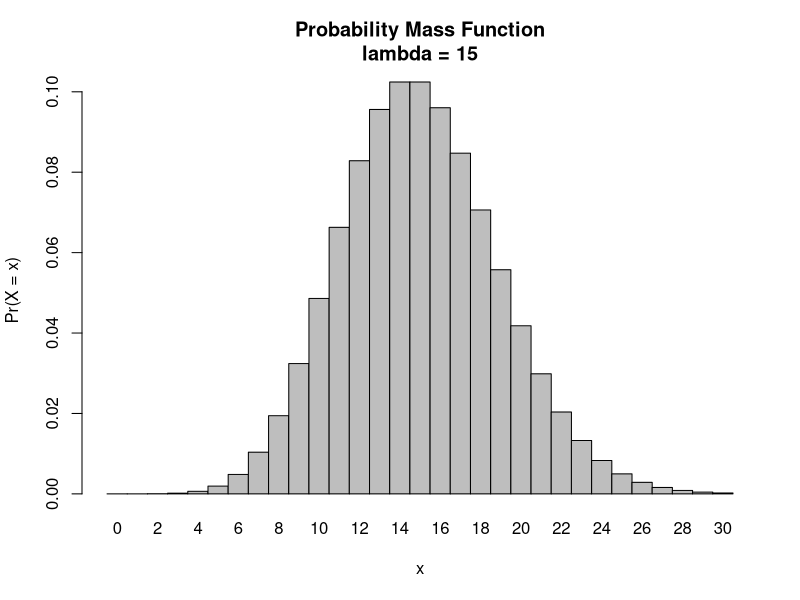
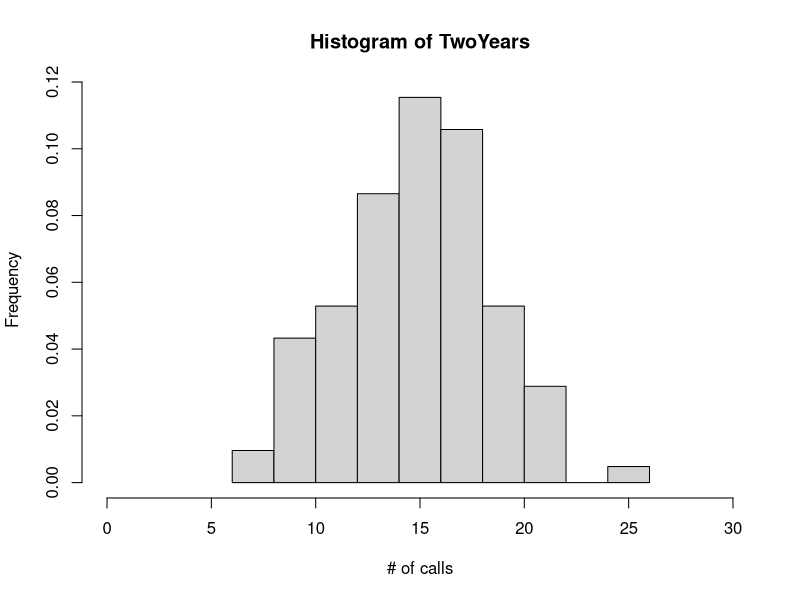

Reproduce these figures in R, in order.
## ---- chunk 1
knitr::opts_chunk$set(echo = TRUE)
## ---- chunk 2

#We can use the probability mass function for the Poisson distribution to determine this: 

e <- 2.71828
fish <- function(l, x) {
  ((l^x * e^(-l)) / factorial(x))
} 

fish(15, 8)

#or we can also use the functionality built into R:

dpois(x = 8, lambda = 15)

## ---- chunk 3

# So, the probability of hearing more than 8 calls in a given session should be:
# P(>8) = 1 - P(<=8) = 1 - (P(0:8))

1 - sum(fish(15, 0:8))          

# or

1 - sum(dpois(x = 0:8, lambda = 15))

# or, using cumulative distribution functions

1- ppois(q = 8, lambda = 15)


## ---- chunk 4

fish(15, 0)

#or

dpois(x = 0, lambda = 15)

## ---- chunk 5

fish(15, 3)

# or

dpois(x = 3, lambda = 15)

## ---- chunk 6

x <- 0:30
l = 15
monkeycalls <- dpois(x = x, lambda = l)
barplot(monkeycalls, names.arg = x, space = 0, xlab = "x", ylab = "Pr(X = x)", main = paste0("Probability Mass Function\nlambda = ", 
    l))

## ---- chunk 7

TwoYears <- rpois(104, 15)
TwoYears

## ---- chunk 8

hist(TwoYears, xlim = c(0,30), xlab = "# of calls", ylab = "Frequency", prob = TRUE)

# My histogram looks similar to the shape of the probability mass function plotted above, but the shape of the curve is not quite as smooth. I assume this is because the histogram is constructed from fewer observations.
